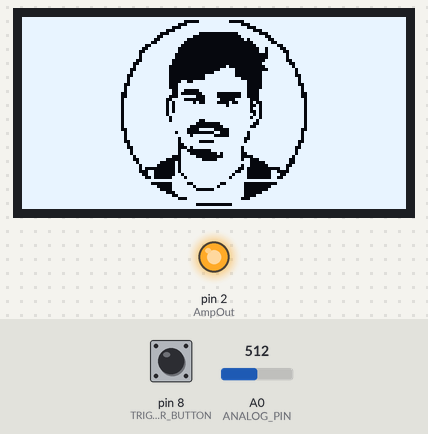
Bench run of a sketch on a simulated Arduino Uno, built with avr-gcc and run on an emulated ATmega328P. Shown: 128×64 one-colour display, output pins drawn as LEDs (lit = HIGH). The inputs (shaded band) are chosen by the test bench; at power-on: pin 8 (TRIGGER_BUTTON) HIGH, A0 (ANALOG_PIN) = 512.

Above: at 0.2 s.
At 3.1 s:
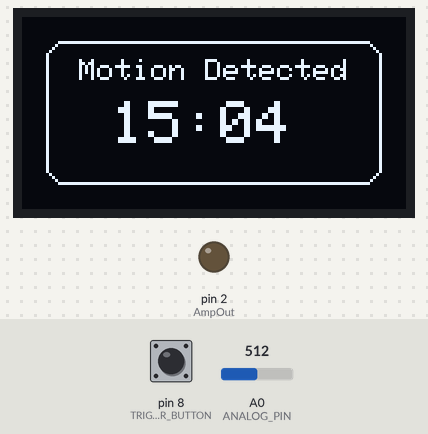
At 18.9 s:
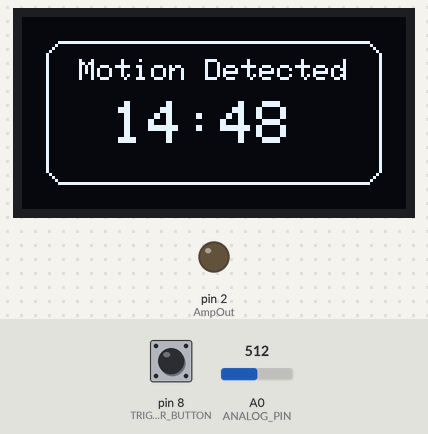
At 36.9 s:
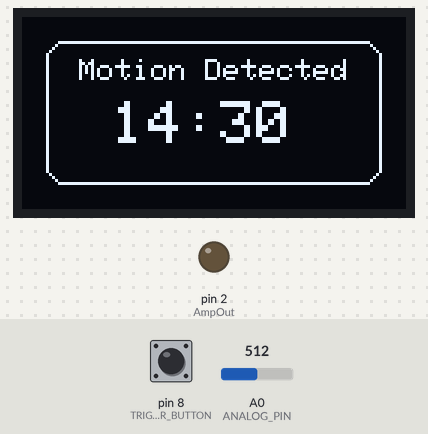
Timing chart, 0 to 38.4 s (numbered marks = the images above):
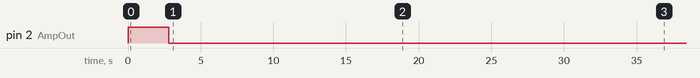

The sketch:

main.ino
```cpp
#include "DisplayManager.h"

#define TRIGGER_BUTTON 8
#define ANALOG_PIN A0
#define AmpOut 2              //change D7

DisplayManager display;

bool countdownRunning = false;

unsigned long countdownStart = 0;
unsigned long countdownDuration = 0;

void setup() {

  pinMode(TRIGGER_BUTTON, INPUT_PULLUP);

  pinMode(AmpOut, OUTPUT);

  // Default HIGH
  digitalWrite(AmpOut, HIGH);

  display.begin();

  // Boot Animation
  display.bootAnimation();
}

void loop() {

  // ================= ANALOG SMOOTHING =================

  static int stableValue = 0;

  long total = 0;

  for (int i = 0; i < 10; i++) {

    total += analogRead(ANALOG_PIN);

    delay(2);
  }

  int analogValue = total / 10;

  // Deadband Filter
  if (abs(analogValue - stableValue) > 4) {

    stableValue = analogValue;
  }

  analogValue = stableValue;


  // ================= SIGNAL CHANGE DETECT =================

  static int previousValue = 0;

  bool signalChanged = false;

  if (abs(analogValue - previousValue) > 8) {

    signalChanged = true;

    previousValue = analogValue;
  }


  // ================= TIME MAPPING =================
  // 0-1023 => 10 sec to 30 min

  int mappedSeconds =
    map(analogValue,
        0, 1023,
        10, 1800);


  // ================= TRIGGER DETECT =================

  if (!countdownRunning &&
      digitalRead(TRIGGER_BUTTON) == HIGH) {

    countdownRunning = true;

    countdownDuration =
      (unsigned long)mappedSeconds * 1000UL;

    countdownStart = millis();

    // Hold LOW
    digitalWrite(AmpOut, LOW);

    delay(200);
  }


  // ================= COUNTDOWN MODE =================

  if (countdownRunning) {

    unsigned long elapsed =
      millis() - countdownStart;

    // Countdown Finished
    if (elapsed >= countdownDuration) {

      countdownRunning = false;

      // Release HIGH
      digitalWrite(AmpOut, HIGH);
    }

    else {

      unsigned long remainingMs =
        countdownDuration - elapsed;

      int remainingSeconds =
        remainingMs / 1000;

      display.showCountdown(
        remainingSeconds
      );
    }
  }


  // ================= NORMAL SCREEN =================

  else {

    display.showUI(
      analogValue,
      signalChanged
    );
  }

  delay(30);
}
```

DisplayManager.h
```cpp
#ifndef DISPLAY_MANAGER_H
#define DISPLAY_MANAGER_H

#include <Wire.h>
#include <Adafruit_GFX.h>
#include <Adafruit_SSD1306.h>

#include "boot.h"

#define SCREEN_WIDTH 128
#define SCREEN_HEIGHT 64

class DisplayManager {

  private:

    Adafruit_SSD1306 oled;

  public:

    // Constructor
    DisplayManager()
      : oled(
          SCREEN_WIDTH,
          SCREEN_HEIGHT,
          &Wire,
          -1
        ) {
    }

    // ================= OLED BEGIN =================

    void begin() {

      if (!oled.begin(
            SSD1306_SWITCHCAPVCC,
            0x3C)) {

        while (true);
      }

      oled.clearDisplay();
      oled.display();
    }


    // ================= BOOT ANIMATION =================

    void bootAnimation() {

      for (int progress = 0;
           progress <= 100;
           progress += 5) {

        oled.clearDisplay();

        // Logo
        oled.drawBitmap(
          0,
          0,
          boot_logo,
          128,
          64,
          WHITE
        );

        // Loading Bar Border
        oled.drawRect(
          14,
          54,
          100,
          8,
          WHITE
        );

        // Loading Fill
        int fillWidth =
          map(progress,
              0,
              100,
              0,
              96);

        oled.fillRect(
          16,
          56,
          fillWidth,
          4,
          WHITE
        );

        oled.display();

        delay(80);
      }
    }


    // ================= MAIN UI =================

    void showUI(
      int analogValue,
      bool signalChanged
    ) {

      static unsigned long popupTimer = 0;

      // Detect Signal Change
      if (signalChanged) {

        popupTimer = millis();
      }

      // Show popup for 10 sec
      bool showPopup =
        (millis() - popupTimer < 10000);


      // =====================================================
      // FULL SCREEN POPUP
      // =====================================================

      if (showPopup) {

        oled.clearDisplay();

        // Time Mapping
        int mappedSeconds =
          map(analogValue,
              0,
              1023,
              10,
              1800);

        int minutes =
          mappedSeconds / 60;

        int seconds =
          mappedSeconds % 60;


        // ================= TITLE =================

        oled.setTextSize(1);

        oled.setTextColor(WHITE);

        oled.setCursor(18, 2);

        oled.println("SIREN DELAY TIME");


        // ================= TIMER =================

        char timeText[10];

        sprintf(
          timeText,
          "%02d:%02d",
          minutes,
          seconds
        );

        oled.setTextSize(3);

        oled.setCursor(18, 16);

        oled.println(timeText);


        // ================= SCALE LINE =================

        oled.drawLine(
          10,
          54,
          118,
          54,
          WHITE
        );


        // ================= POINTER POSITION =================

        int pointerX =
          map(
            analogValue,
            0,
            1023,
            10,
            118
          );


        // ================= BIG STEM =================

        oled.fillRect(
          pointerX - 1,
          38,
          2,
          6,
          WHITE
          );


        // ================= BIG ARROW =================

        oled.drawTriangle(
          pointerX - 6,
          44,

          pointerX + 6,
          44,

          pointerX,
          54,

          WHITE
        );


        // ================= SCALE TEXT =================

        oled.setTextSize(1);

        oled.setCursor(0, 57);

        oled.println("10s");


        oled.setCursor(92, 57);

        oled.println("30m");


        oled.display();
      }


      // =====================================================
      // NORMAL SCREEN
      // =====================================================

      else {

        oled.clearDisplay();

        oled.setTextSize(1);

        oled.setTextColor(WHITE);


        // Title
        oled.setCursor(18, 10);

        oled.println("SYSTEM IS READY");


        // Motion Status
        oled.setCursor(10, 28);

        oled.println("NO MOTION DETECTED");


        // Delay Time
        int mappedSeconds =
          map(
            analogValue,
            0,
            1023,
            10,
            1800
          );

        int minutes =
          mappedSeconds / 60;

        int seconds =
          mappedSeconds % 60;

        char timeText[20];

        sprintf(
          timeText,
          "Delay : %02d:%02d",
          minutes,
          seconds
        );

        oled.setCursor(18, 44);

        oled.println(timeText);


        // ================= SLIDING WEBSITE =================

        static int scrollX = 128;

        oled.setCursor(
          scrollX,
          56
        );

        oled.println(
          "YouTube: Mr Jyotiprasad  [Subscribe Now]"
        );

        scrollX--;

        if (scrollX < -90) {

          scrollX = 128;
        }

        oled.display();
      }
    }


    // ================= COUNTDOWN POPUP =================

    void showCountdown(
      int remainingSeconds
    ) {

      oled.clearDisplay();

      int minutes =
        remainingSeconds / 60;

      int seconds =
        remainingSeconds % 60;

      // Popup Border
      oled.drawRoundRect(
        8,
        8,
        112,
        48,
        6,
        WHITE
      );

      // Title
      oled.setTextSize(1);

      oled.setCursor(19, 14);

      oled.println(
        "Motion Detected"
      );

      // Countdown Text
      char timeText[10];

      sprintf(
        timeText,
        "%02d:%02d",
        minutes,
        seconds
      );

      oled.setTextSize(2);

      oled.setCursor(30, 28);

      oled.println(timeText);

      // // Progress Bar
      // int fillWidth =
      //   map(
      //     remainingSeconds,
      //     0,
      //     1800,
      //     0,
      //     92
      //   );

      // oled.drawRect(
      //   18,
      //   48,
      //   92,
      //   6,
      //   WHITE
      // );

      // oled.fillRect(
      //   20,
      //   50,
      //   fillWidth,
      //   2,
      //   WHITE
      // );

      oled.display();
    }
};

#endif
```

Source omitted: boot.h (data table, 6460 bytes)

Measured:
- by itself, pin 2 (AmpOut): HIGH → LOW at 2.8 s
- what the display in image 1 shows lasts 0.9 s, from 3.0 s to 3.9 s
- what the display in image 2 shows lasts 1.0 s, from 18.9 s to 19.9 s
